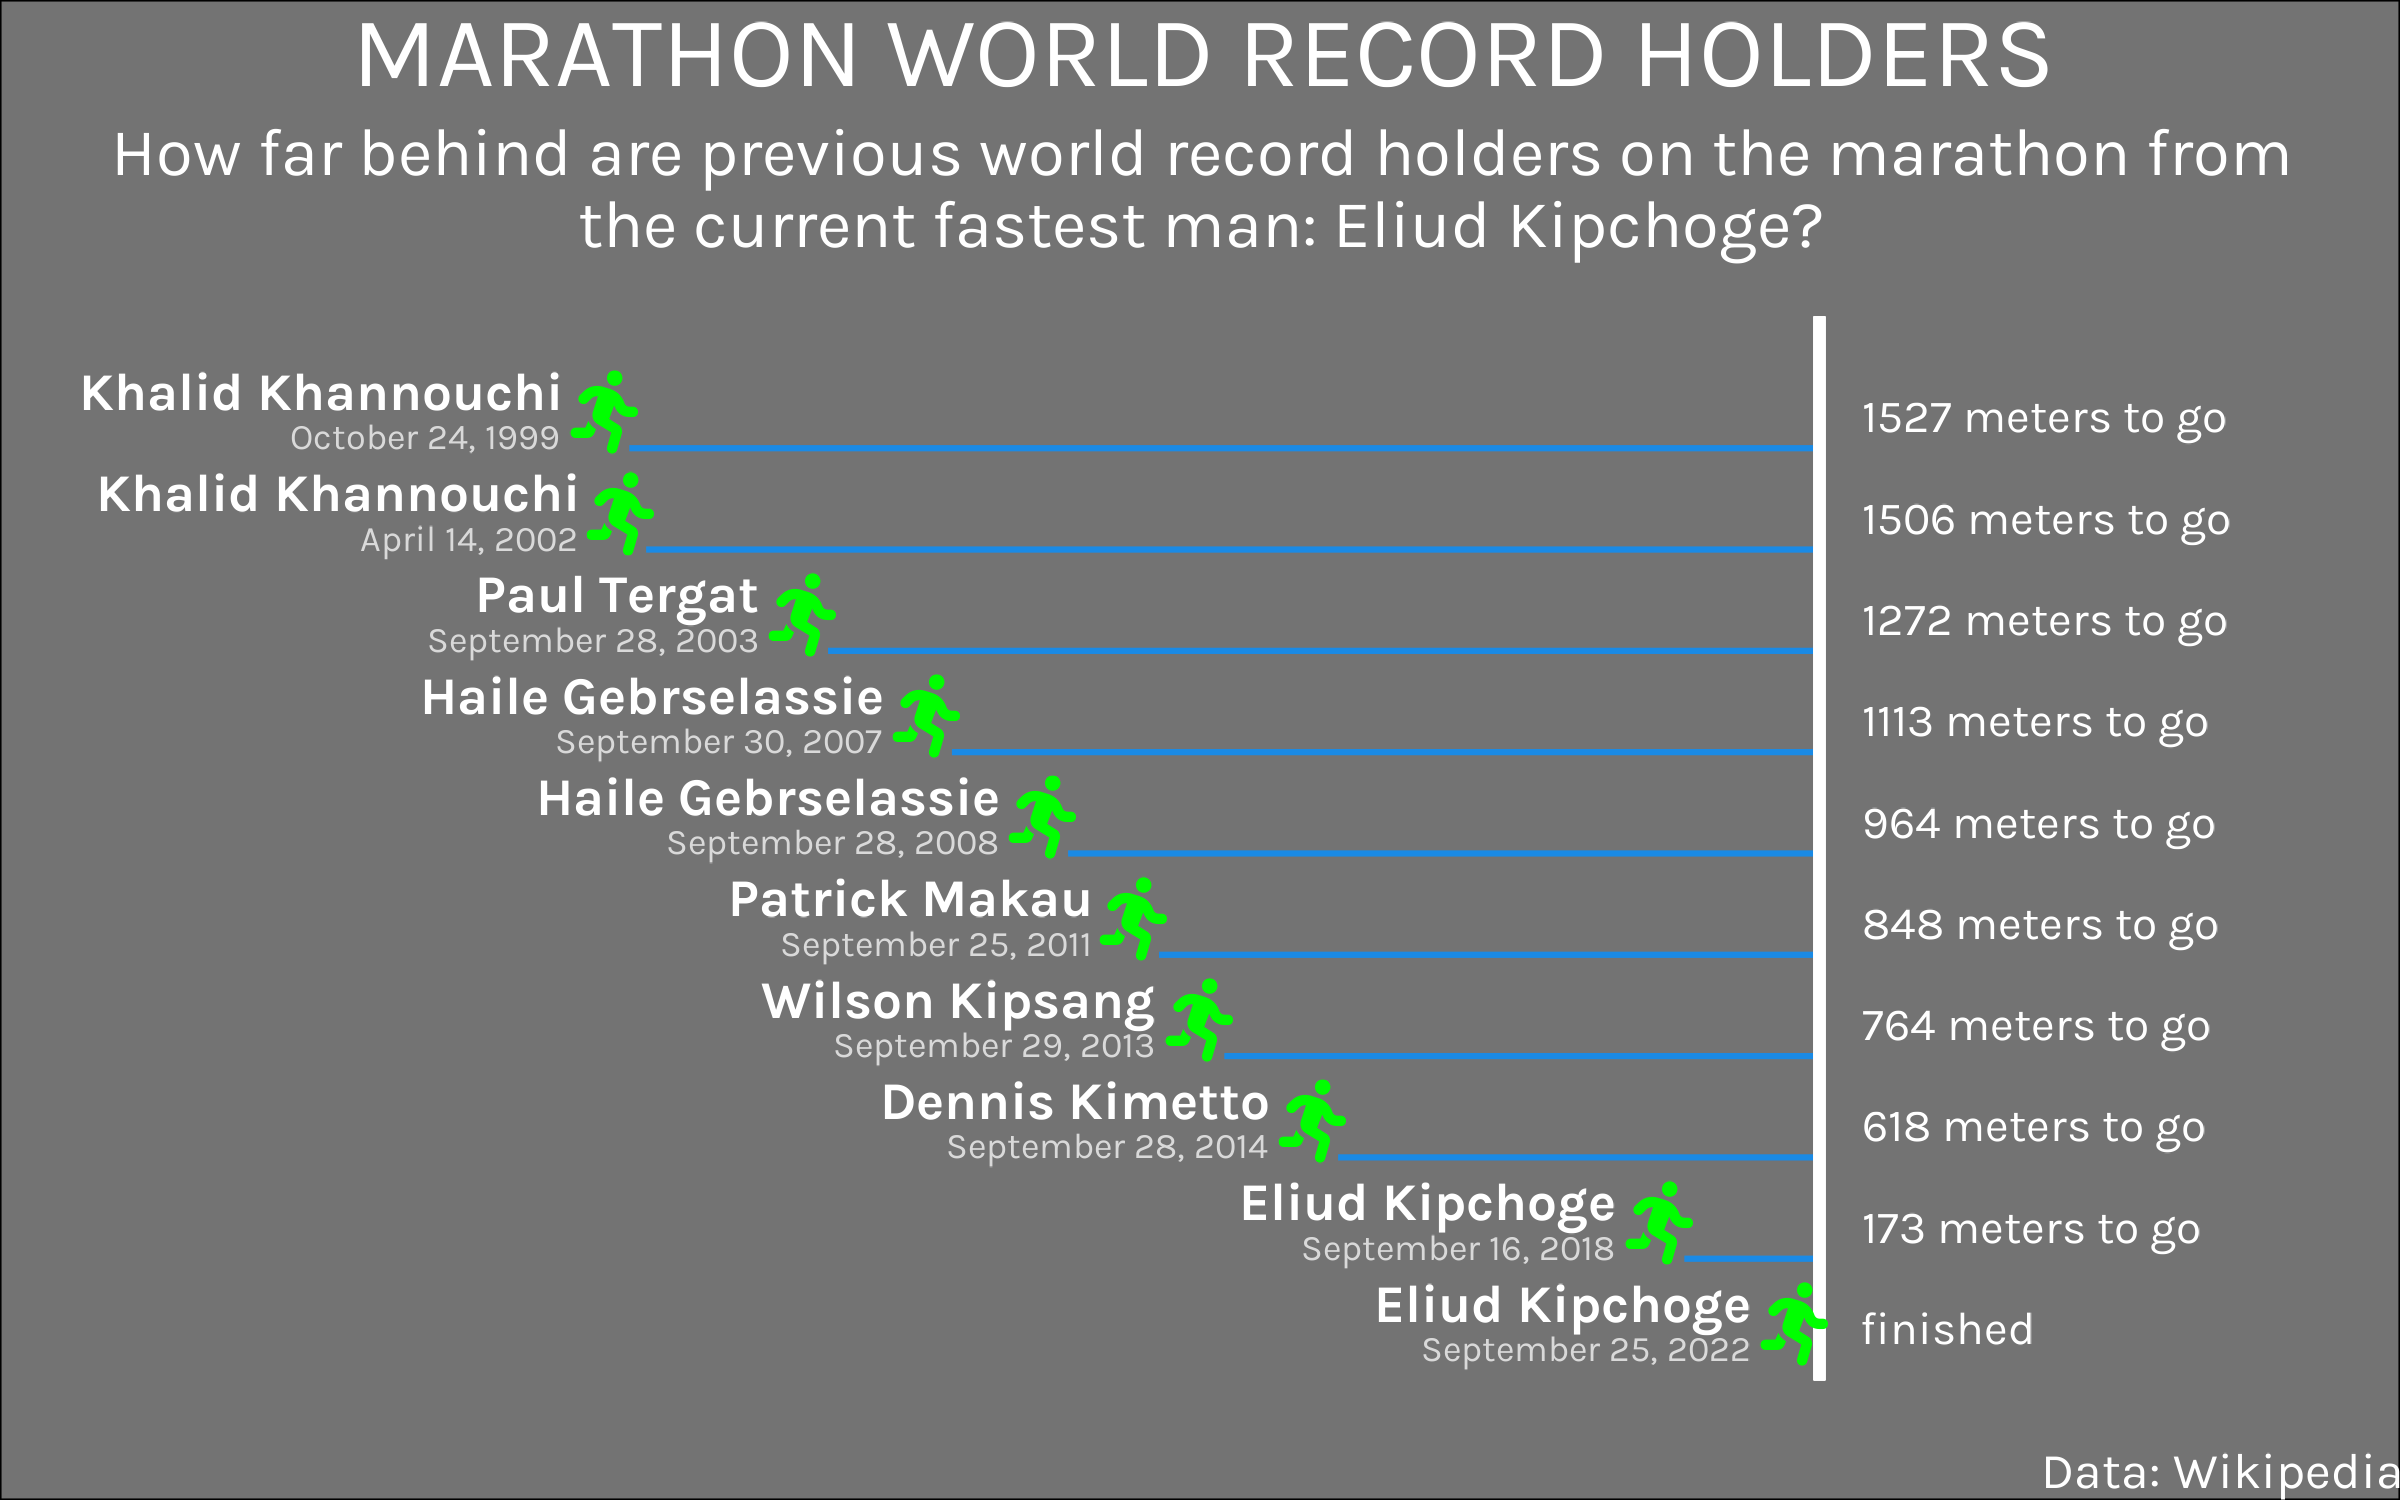

R code for this plot:
library(tidyverse)
library(showtext)
library(ggtext)
library(rvest)

font_add('fa-solid', './img/fa-solid-900.ttf')
font_add_google("Karla", "karla")
showtext_auto()
showtext_opts(dpi = 300)

webpage <-
  read_html("https://en.wikipedia.org/wiki/Marathon_world_record_progression")

tbls <- html_nodes(webpage, "table")

mens_tbl <- webpage %>%
  html_nodes("table") %>%
  .[1] %>%
  html_table(fill = TRUE) %>%
  .[[1]] %>%
  select(
    time = Time,
    athlete = Name,
    nationality = Nationality,
    date = Date,
    event_place = `Event/Place`,
    source = Source
  ) %>%
  mutate(
    across(where(is.character), ~ str_remove_all(., "\\[\\d + \\]")),
    across(where(is.character), ~ str_remove_all(., "\\[nb \\d + \\]")),
    event_place = if_else(
      str_sub(event_place, 1, 11) == "Polytechnic",
      "Polytechnic Marathon, London",
      event_place
    )
  ) %>%
  mutate(
    time = strptime(time, format = "%H:%M:%S") %>% as.POSIXct(),
    seconds = time - as.POSIXct(strptime("0:0:0", format = "%H:%M:%S")),
    distance_covert = 42.195 * (min(as.numeric(seconds)) / as.numeric(seconds)),
    togo = glue::glue("{round((42.195 - distance_covert) * 1000, 0)} meters to go") %>% as.character()
  ) %>%
  slice_min(time, n = 10) %>%
  mutate(
    rank = row_number(),
    togo = if_else(rank == 1, "finished", togo),
    rank = rank / 10
  )

bg <- "grey45"
  
subtitle <-
  str_wrap(
    "How far behind are previous world record holders on the marathon from the current fastest man: Eliud Kipchoge?",
    70
  )

mens_tbl %>%
  ggplot() +
  geom_rect(aes(
    xmin = 40,
    xmax = 42.8,
    ymin = 0.5,
    ymax = 1.1
  ),
  fill = bg) +
  geom_segment(
    aes(
      x = 42.195,
      xend = distance_covert,
      y = rank - 0.03,
      yend = rank - 0.03
    ),
    colour = "#1A8AE5",
    size = 0.7
  ) +
  geom_segment(
    aes(
      x = 42.195,
      xend = 42.195,
      y = 0.05,
      yend = 1.1
    ),
    colour = "white",
    size = 1.3
  ) +
  geom_richtext(
    aes(
      x = distance_covert - 0.03,
      y = rank,
      label = "<span style='font-family:fa-solid;'>&#xf70c;</span>"
    ),
    size = 7,
    fill = NA,
    label.colour = NA,
    colour = "green"
  ) +
geom_text(
    aes(
      x = distance_covert - 0.09,
      y = rank + 0.025,
      
      label = athlete
    ),
    family = "karla",
    fontface = "bold",
    colour = "white",
    size = 4.5,
    hjust = "right"
  ) +
  geom_text(
    aes(
      x = distance_covert - 0.09,
      y = rank - 0.02,
      label = date
    ),
    family = "karla",
    colour = "grey85",
    size = 3,
    hjust = "right"
  ) +
  geom_text(
    aes(x = 42.25, y = rank, label = togo),
    family = "karla",
    colour = "white",
    hjust = "left"
  ) +
  labs(title = "MARATHON WORLD RECORD HOLDERS",
       subtitle = subtitle,
       caption = "Data: Wikipedia") +
  theme_void() +
  theme(
    plot.background = element_rect(fill = bg),
    text = element_text(family = "karla",
                        colour = "white"),
    plot.title = element_text(size = 24, hjust = 0.5),
    plot.subtitle = element_text(size = 16, hjust = 0.5),
    plot.caption =  element_text(size = 12)
  )

ggsave("./2023/2023-01/bring-your-own.png", device = "png", dpi = 300,
       width = 8, height = 5)  
